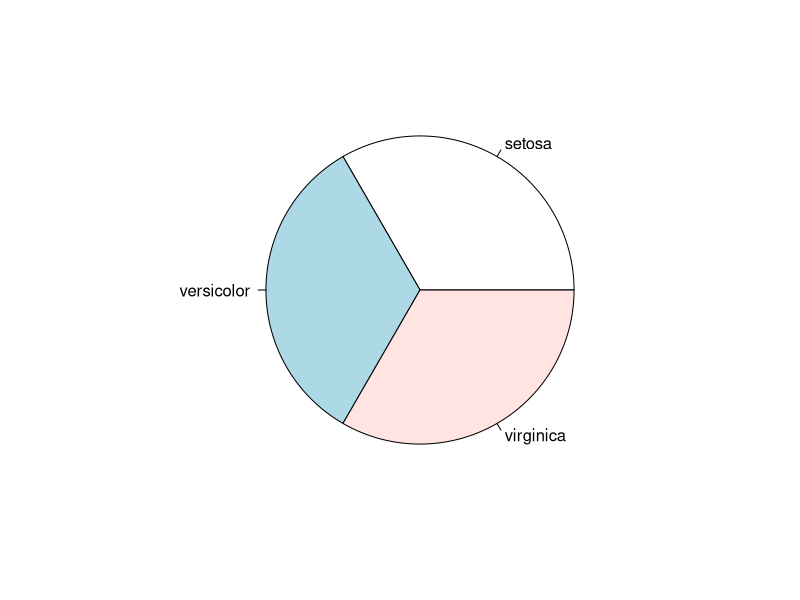
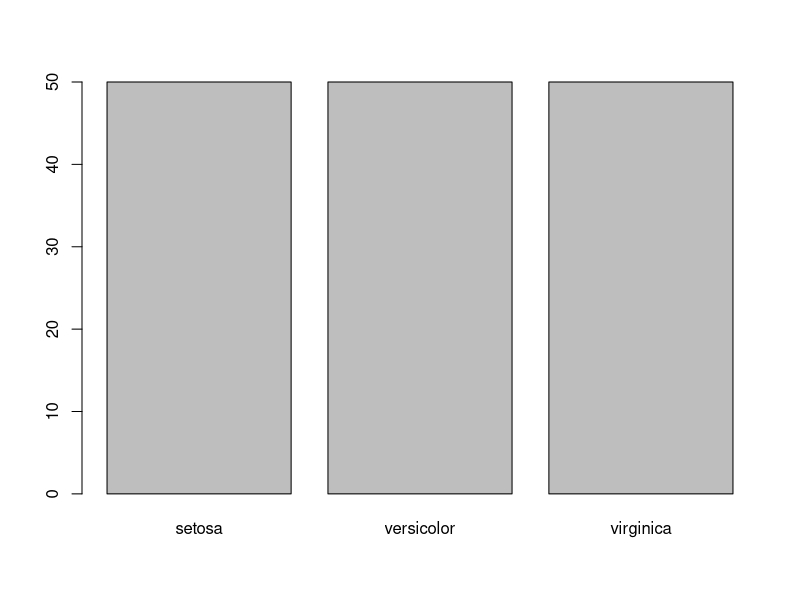
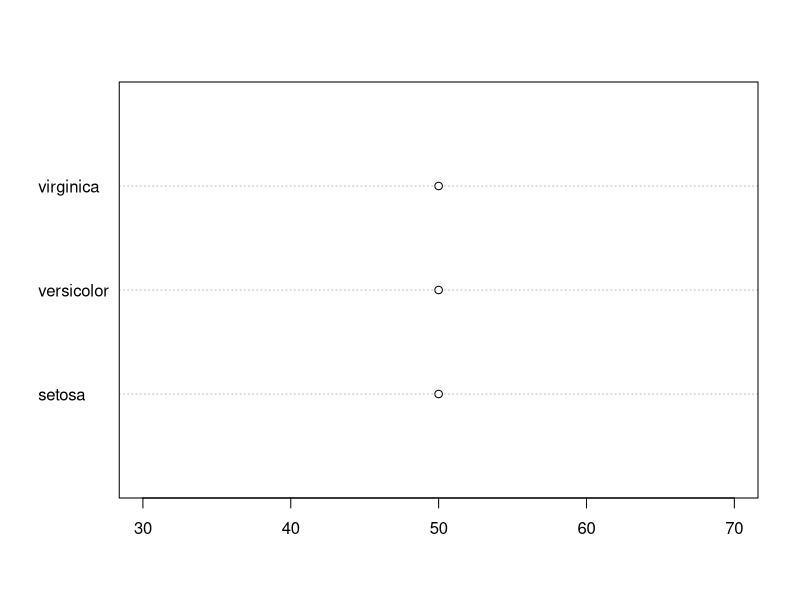
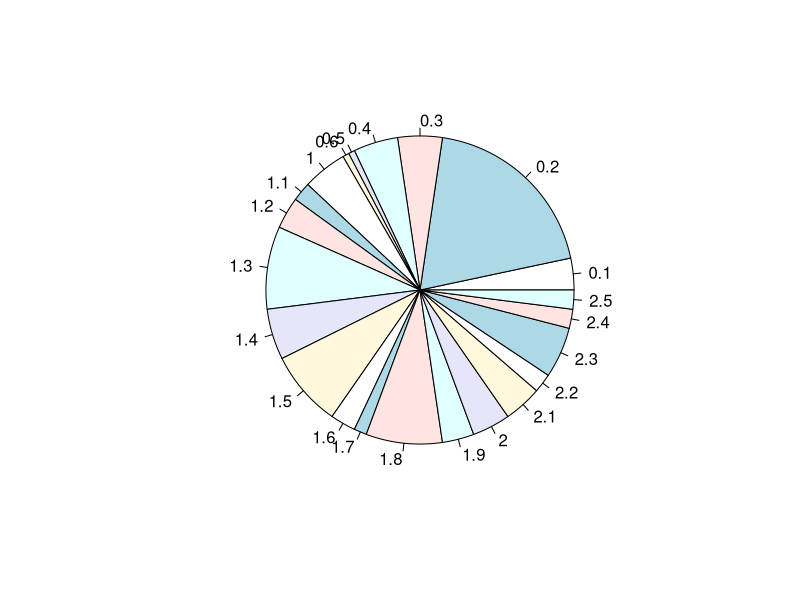
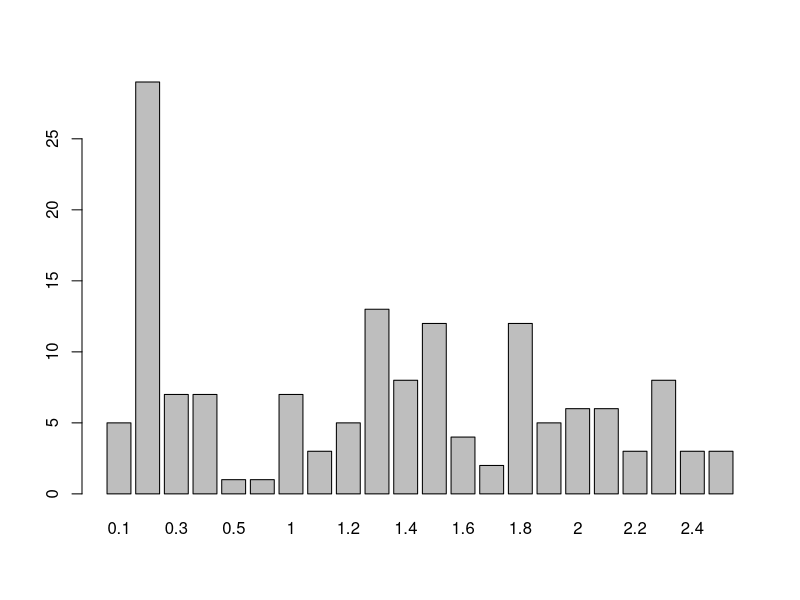
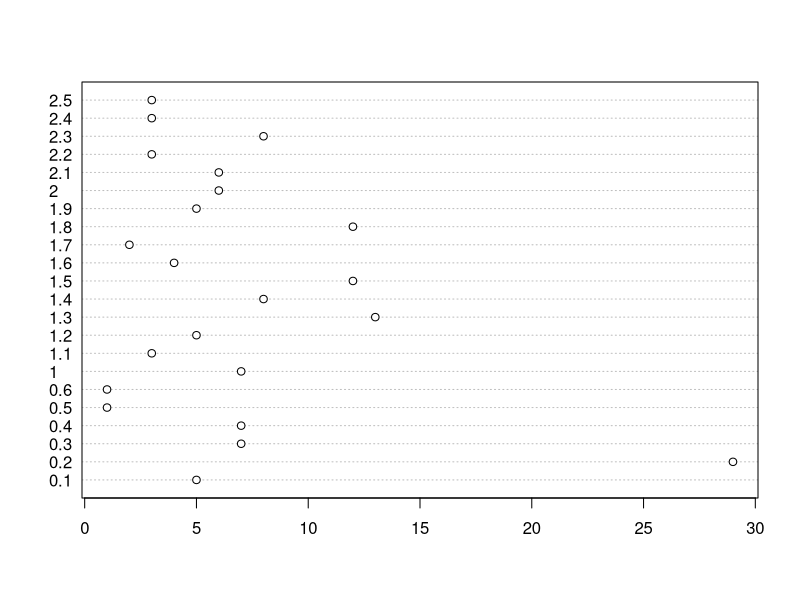
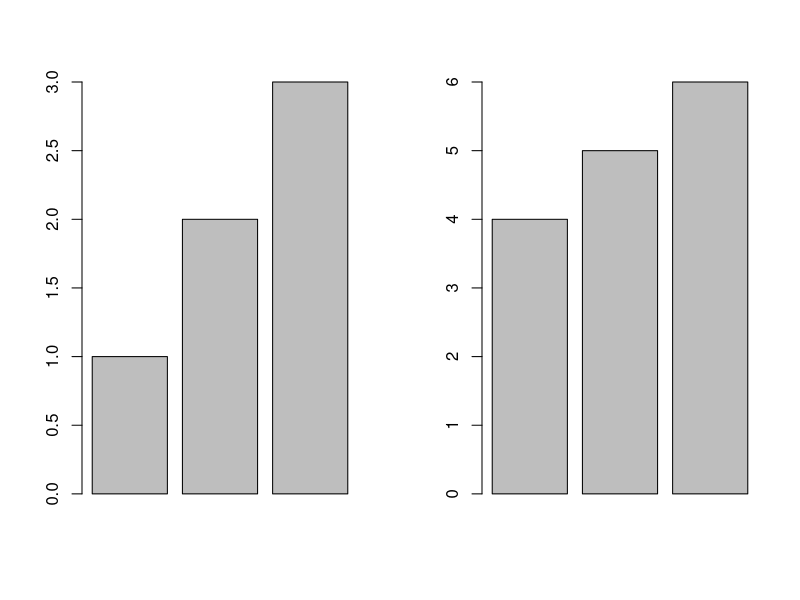
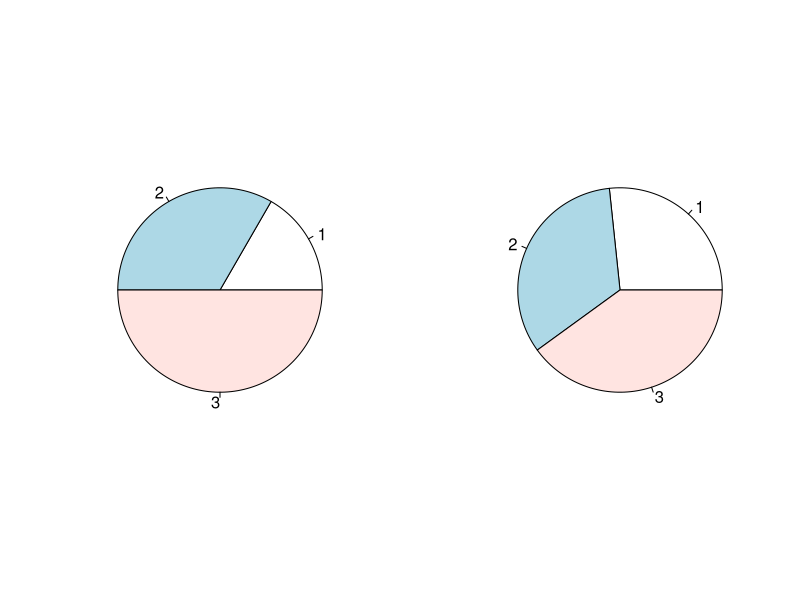

R code for these plots, in order:
echo = TRUE
data(iris)
iris
dim(iris)
names(iris)

#Species
iris$Species
levels(iris$Species)
summary(iris$Species)
table(iris$Species)

pie(table(iris$Species))
barplot(table(iris$Species))
dotchart(table(iris$Species))

#Petal
iris$Petal.Length
levels(iris$Petal.Length)
summary(iris$Petal.Length)
table(iris$Petal.Length)

iris$Petal.Width
levels(iris$Petal.Width)
summary(iris$Petal.Width)

pie(table(iris$Petal.Width))
barplot(table(iris$Petal.Width))
dotchart(table(iris$Petal.Width))

#Sepal
iris$Sepal.Length
levels(iris$Sepal.Length)
summary(iris$Sepal.Length)
iris$Sepal.Width
levels(iris$Sepal.Width)
summary(iris$Sepal.Width)


a <- c(1,2,3)
b <- c(4,5,6)
par(mfrow = c(1,2))
barplot(a)
barplot(b)
pie(a)
pie(b)
dotchart(a)
dotchart(b)


par(mfrow = c(2, 2))

pie(table(iris$Species))
barplot(table(iris$Species))
dotchart(table(iris$Species))
dotchart(table(iris$Species))
 

summary (iris$Petal.Length)
min(iris$Petal.Length)
max(iris$Petal.Length)
sum(iris$Petal.Length)
length(iris$Petal.Length)
sum(iris$Petal.Length)/length(iris$Petal.Length)

sort(iris$Petal.Length)

ordlongPetal<-sort(iris$Petal.Length)
ordlongPetal
sum(ordlongPetal)/length(ordlongPetal)
ordlongPetal[37]
(ordlongPetal[92]+ordlongPetal[37])/2

hist(iris$Petal.Length, col=grey(0.6), main="histogramme")

par(mfrow = c(1, 2))

plot(iris$Petal.Length,iris$Petal.Width,xlab="Longueur du pétale", ylab="largeur du pétale", main= "Nuage de points", pch=20)
sunflowerplot(iris$Petal.Length,iris$Petal.Width,xlab="Longueur du pétale", ylab="largeur du pétale", main= "Nuage de points", pch=20)

par(mfrow = c(1, 1))

library(MASS)
densite<-kde2d(iris$Petal.Length,iris$Petal.Width)
filled.contour(densite, color=topo.colors, xlab="longueur du pétale", ylab="largeur du pétale")

boxplot(iris$Petal.Length~iris$Species,col=grey(0.6))

summary (iris)


par(mfrow = c(2, 2))
brk = seq(from = 0, to = 8, length = 20)
hist(iris$Petal.Length, main = "Ensemble des 150 iris", xlab = "Longueur du petale", breaks = brk)
hist(iris$Petal.Length[iris$Species == "setosa"], main = "Setosa", xlab = "Longueur du petale", breaks = brk)
hist(iris$Petal.Length[iris$Species == "versicolor"], main = "Versicolor", xlab = "Longueur du petale", breaks = brk)
hist(iris$Petal.Length[iris$Species == "virginica"], main = "Virginica", xlab = "Longueur du petale", breaks = brk)

brk = seq(from = 0, to = 8, length = 20)
hist(iris$Petal.Width, main = "Ensemble des 150 iris", xlab = "Largeur du petale", breaks = brk)
hist(iris$Petal.Width[iris$Species == "setosa"], main = "Setosa", xlab = "Largeur du petale", breaks = brk)
hist(iris$Petal.Width[iris$Species == "versicolor"], main = "Versicolor", xlab = "Largeur du petale", breaks = brk)
hist(iris$Petal.Width[iris$Species == "virginica"], main = "Virginica", xlab = "Largeur du petale", breaks = brk)


par(mfrow = c(2, 2))
plot(iris$Petal.Length, iris$Petal.Width, xlab = "Longueur du petale", ylab = "Largeur du petale", main = "Nuage de points", pch = 20)
plot(iris$Petal.Length[iris$Species == "setosa"], iris$Petal.Width[iris$Species =="setosa"], xlim = c(1, 6.9), ylim = c(0.1, 2.5), xlab = "", ylab = "", main = "iris setosa", pch = 20)
plot(iris$Petal.Length[iris$Species == "versicolor"], iris$Petal.Width[iris$Species =="versicolor"], xlim = c(1, 6.9), ylim = c(0.1, 2.5), xlab = "", ylab = "", main = "iris versicolor", pch = 20)
plot(iris$Petal.Length[iris$Species == "virginica"], iris$Petal.Width[iris$Species =="virginica"], xlim = c(1, 6.9), ylim = c(0.1, 2.5), xlab = "", ylab = "", main = "iris virginica", pch = 20)


#nouveau tableau sans colonne Species
new_data <- unclass(iris$Species)
pairs(iris[1:4], main = "Les iris de Fisher -- 3 especes", pch = c(21, 25, 24)[new_data], bg = c("red", "green3", "blue")[new_data], las = 2, gap = 0, labels = c("Longueur\nSepale", "Largeur\nSepale", "Longueur\nPetale","Largeur\nPetale"))
